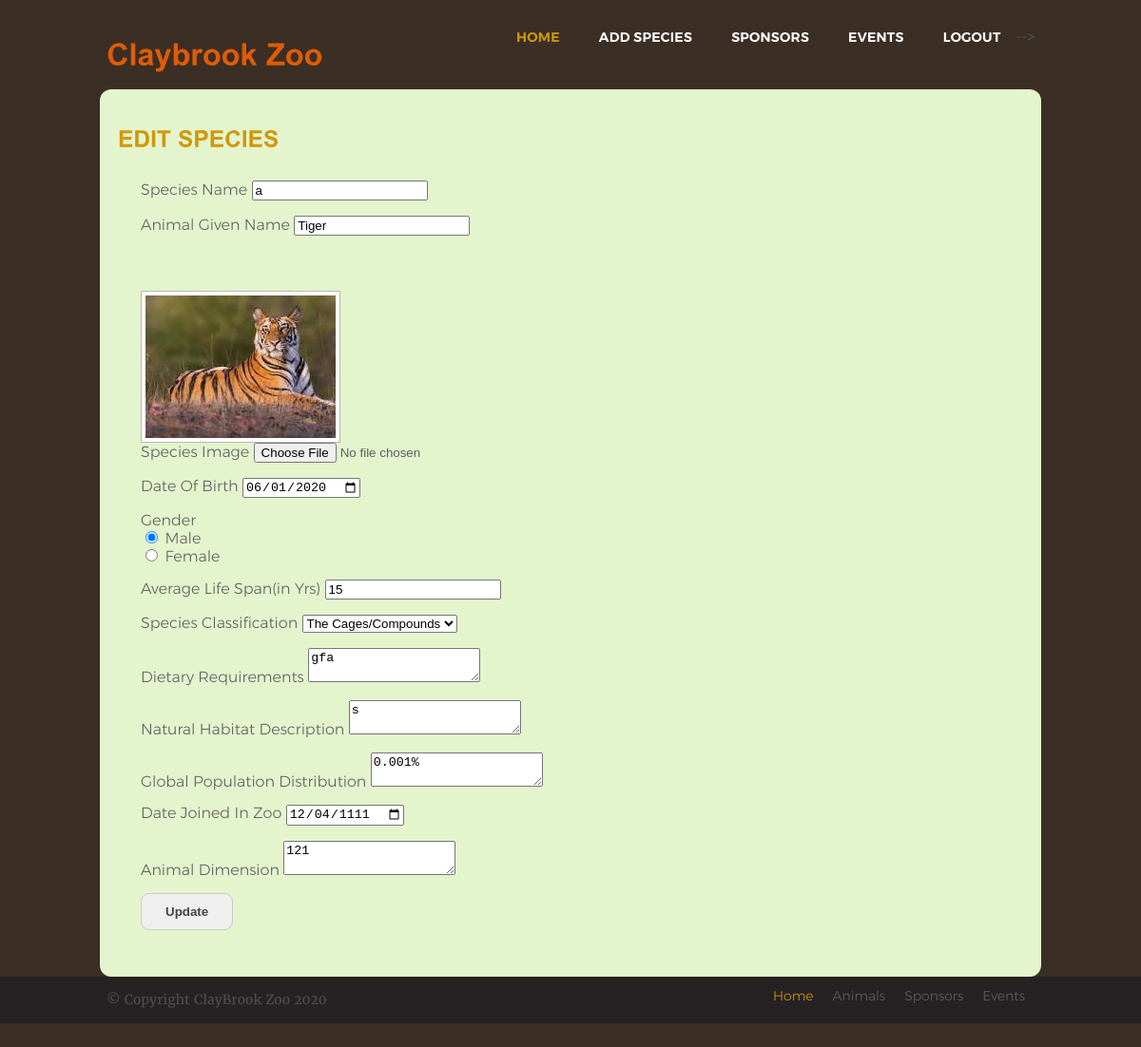
Page /editspecies.php?species_id=10 (signed in) on the committed database.
### tables this page shows
CREATE TABLE `tb_animal_details` (
  `species_id` int(8) NOT NULL,
  `species_name` varchar(255) NOT NULL,
  `animal_given_name` varchar(255) NOT NULL,
  `date_of_birth` date NOT NULL,
  `gender` varchar(25) NOT NULL,
  `average_lifespan_in_yrs` int(8) NOT NULL,
  `species_classification` varchar(255) NOT NULL,
  `dietary_requirements` text NOT NULL,
  `natural_habitat_description` text NOT NULL,
  `global_population_distribution` text NOT NULL,
  `date_joined_in_zoo` date NOT NULL,
  `animal_dimension` varchar(255) NOT NULL
);

### editspecies.php (the view, shortened to what this page needs)
<?php
	include('db/db_connect.php');
?>
<!DOCTYPE html PUBLIC "-//W3C//DTD XHTML 1.0 Transitional//EN" "http://www.w3.org/TR/xhtml1/DTD/xhtml1-transitional.dtd">
<html >
<head>
<link href="css/style.css" rel="stylesheet" type="text/css" />
</head>
<body>
	<div class="main">
  <div class="header">
    <div class="header_resize">
      <div class="logo">
        <h1><a href="adminindex.php">Claybrook Zoo </a></h1>
      </div>
      <div class="menu_nav">
        <ul>
          <li class="active"><a href="adminindex.php">Home</a></li>
          <li><a href="addspecies.php">Add Species</a></li>
          <li><a href="manageSponsor.php">Sponsors</a></li>
          <li><a href="adminevents.php">Events</a></li>
          <?php
          if (isset($_SESSION['sessUserType'])) {
				$stmt = $pdo-> prepare("SELECT * FROM tb_user_details WHERE user_id = :user_id AND user_type = :user_type");
				$criteria = [
				'user_id' => $_SESSION['sessUserId'],
				'user_type' => $_SESSION['sessUserType']
				];
				$stmt->execute($criteria);
				$user = $stmt->fetch(); ?>
				 -->
          <li><a href = "logout.php">Logout</a><li>
		  	<?php } else { ?>
		  <li><a href="login.php">Login</a></li>
			<?php } ?>
        </ul>
      </div>
    </div>
     <div class="content Content">
      <div class="content_resize">
    	<div class="mainbar">
        <div class="article">
          <?php
          if (isset($_POST['submit'])) {
          $stmt = $pdo->prepare('UPDATE tb_animal_details
                      SET species_name = :species_name,
                          animal_given_name = :animal_given_name,
                          date_of_birth = :date_of_birth,
                          gender = :gender,
                          average_lifespan_in_yrs = :average_lifespan_in_yrs,
                          species_classification = :species_classification,
                          dietary_requirements = :dietary_requirements,
                          natural_habitat_description = :natural_habitat_description,
                          global_population_distribution = :global_population_distribution,
                          date_joined_in_zoo = :date_joined_in_zoo,
                          animal_dimension = :animal_dimension
                         WHERE species_id = :species_id
                  ');
          $criteria = [
                  'species_name' => $_POST['species_name'],
                  'animal_given_name' => $_POST['animal_given_name'],
                  'date_of_birth' => $_POST['date_of_birth'],
                  'gender' => $_POST['gender'],
                  'average_lifespan_in_yrs' => $_POST['average_lifespan_in_yrs'],
                  'species_classification' => $_POST['species_classification'],
                  'dietary_requirements' => $_POST['dietary_requirements'],
                  'natural_habitat_description' => $_POST['natural_habitat_description'],
                  'global_population_distribution' => $_POST['global_population_distribution'],
                  'date_joined_in_zoo' => $_POST['date_joined_in_zoo'],
                  'animal_dimension' => $_POST['animal_dimension'],
                  'species_id' => $_POST['species_id']
                ];
          $stmt->execute($criteria);
          if ($_FILES['species_image']['error'] == 0) {
            $fileName = $_POST['species_id'] . '.jpg';
            move_uploaded_file($_FILES['species_image']['tmp_name'], 'images/' . $fileName);
          }
           header('Location:adminindex.php');
        }
        else {
            if (isset($_SESSION['sessUserType'])=="admin") {
             $species = $pdo->query('SELECT * FROM tb_animal_details WHERE species_id = ' . $_GET['species_id'])->fetch();
            }
            ?>
              <h2>EDIT SPECIES</h2>
              <form action="editspecies.php" method="POST" enctype="multipart/form-data">
                <label>Species Name</label>
                <input type="text" name="species_name" value="<?php echo $species['species_name']; ?>" /><br><br>
                <label>Animal Given Name</label>
                <input type="text" name="animal_given_name" value="<?php echo $species['animal_given_name']; ?>" /><br><br>
                <?php
                if (file_exists('images/' . $species['species_id'] . '.jpg')) {
                  echo '<img style="width: 200px; clear: both" src="images/' . $species['species_id'] . '.jpg" />';
                }
                ?><br>
                <label>Species Image</label>
                <input type="file" name="species_image" /><br><br>
                <label>Date Of Birth</label>
                <input type="date" name="date_of_birth" value="<?php echo $species['date_of_birth'] ?>" /> <br><br>
                <label>Gender</label><br>
                 <?php if ($species['gender'] == 'male') {
                  echo
                  '<input type="radio" name="gender" value="male" CHECKED /> Male <br>
                  <input type="radio" name="gender" value="female" /> Female';
                  }
                  else{
                     echo
                  '<input type="radio" name="gender" value="male"  /> Male
                  <input type="radio" name="gender" value="female" CHECKED /> Female';
                  } ?><br><br>
                <label>Average Life Span(in Yrs)</label>
                <input type="text" name="average_lifespan_in_yrs" value="<?php echo $species['average_lifespan_in_yrs'] ?>" /><br><br>
                <label>Species Classification</label>
                <select name="species_classification">
                <?php
                  $stmt = $pdo->prepare('SELECT * FROM tb_species_classification');
                  $stmt->execute();
                  foreach ($stmt as $row) {
                    if ($species['species_classification'] == $row['classification_name']) {
                    echo '<option selected="selected" value="' . $row['classification_name'] . '">' . $row['classification_name'] . '</option>';
                  }
                  else {
                    echo '<option value="' . $row['classification_name'] . '">' . $row['classification_name'] . '</option>';
                    }
                  }
                ?>
                </select><br><br>
                <label>Dietary Requirements </label>
                <textarea name="dietary_requirements"><?php echo $species['dietary_requirements']; ?></textarea><br><br>
                <label>Natural Habitat Description </label>
                <textarea name="natural_habitat_description"><?php echo $species['natural_habitat_description']; ?></textarea><br><br>
                <label>Global Population Distribution </label>
                <textarea name="global_population_distribution"><?php echo $species['global_population_distribution']; ?></textarea><br><br>
                <label>Date Joined In Zoo</label>
                <input type="date" name="date_joined_in_zoo"  value="<?php echo $species['date_joined_in_zoo'] ?>" /> <br><br>
               <label>Animal Dimension</label>
                <textarea name="animal_dimension"><?php echo $species['animal_dimension']; ?></textarea><br><br>
                <input type="submit" name="submit" value="Update" class="input" />
              </form>
            <?php } ?>
        </div>
      </div>
    </div>
    </div>
	<div class="footer">
    <div class="footer_resize">
      <p class="lf">&copy; Copyright ClayBrook Zoo 2020</p>
      <ul class="fmenu">
        <li class="active"><a href="adminindex.php">Home</a></li>
        <li><a href="addspecies.php">Animals</a></li>
        <li><a href="manageSponsor.php">Sponsors</a></li>
        <li><a href="adminevents.php">Events</a></li>
      </ul>
    </div>
  </div>
</div>
</body>
</html>

### css/style.css (style rules this page uses)
body { margin:0; padding:0; color:#5f5f5f; font-family:'montserrat-light','Helvetica Nue','Helvetica',Arial,sans-serif; font-size: 16px; font-weight: normal; }
html, .main { padding:0; margin:0; background-color:#3b2e25; }
h1 { margin:0; padding:12px 0; color:#fff; }
a, a:hover { color:#fff; text-decoration:none; }
h2 { color:#d09809; padding:8px 0; margin:8px 0; font-weight: 600; font-size: 24px !important; font-family: 'merriweather-semibold'; }
p { margin: 23px 0 28px 0; padding: 16px 24px 16px 24px; font-size: 16px; text-transform: capitalize; font-family: 'merriweather-regular'; text-justify: inter-character; text-align: justify; opacity: .7; }
a { color:#de5c04; text-decoration:none; transition: all 0.4s ease; }
.header, .content, .menu_nav, .fbg, .footer, form, ol, ol li, ul, .content .mainbar, .content .sidebar { margin:0; padding:0; }
.header_resize, .content_resize, .fbg_resize, .footer_resize { margin:0 auto; padding:7px 7px 7px 7px; width:976px; }
.content_resize, .menu_nav ul li a { border-radius:12px; -moz-border-radius:12px; -webkit-border-radius:12px; }
.header { padding: 24px 0 25px; }
.header .logo { float:left; }
.menu_nav { float:right; width:auto; }
.menu_nav ul { list-style:none; }
.menu_nav ul li { float:left; }
.menu_nav ul li a { padding:15px 16px 18px 25px; color:#fff; text-transform: uppercase; font-weight: 600; font-size: 14px; font-family: 'montserrat-semibold'; letter-spacing: .25px; }
.menu_nav ul li a:hover, .menu_nav ul li.active a { color: #d09809; }
.content_resize { padding-bottom:16px; background-color:#e4f4cd; border-radius:12px; -moz-border-radius:12px; -webkit-border-radius:12px }
.content .mainbar { float:left; width:630px; }
.content .mainbar img { margin-top:42px; padding:4px; border:1px solid #b7b7b7; background-color:#fff; }
.content .mainbar .article { margin:0; padding:16px 37px; }
.footer { background-color: #262223; padding: 4px 0; }
.footer .footer_resize { padding: 6px; }
.footer p.lf { margin:0; padding:4px 0; float:left; width:auto; line-height:1.5em; font-size: 14px; }
ul.fmenu { margin:0; padding:2px 0; list-style:none; float:right; width:auto; }
ul.fmenu li { margin:0; padding:0 4px; float:left; }
ul.fmenu li a { color:#5f5f5f; text-decoration:none; padding:2px 6px; font-size: 14px; }
ul.fmenu li a:hover, ul.fmenu li.active a { color:#d09809; }
.Content .mainbar { float: none; width: 100%; }
.Content .article { padding: 18px 12px !important; }
.Content .article form { padding: 15px 24px !important; }
.Content .article form .input { padding: 11px 25px; font-weight: 600; color: #444343; border: 1px solid #ccc; border-radius: 9px; }

### rows in the picture
tb_animal_details: species_name "a", animal_given_name "Tiger", date_of_birth "06/01/2020", average_lifespan_in_yrs "15", dietary_requirements "gfa", natural_habitat_description "s", global_population_distribution "0.001%", date_joined_in_zoo "12/04/1111", animal_dimension "121"

### other values in the picture
form field species_classification "The Cages/Compounds"
